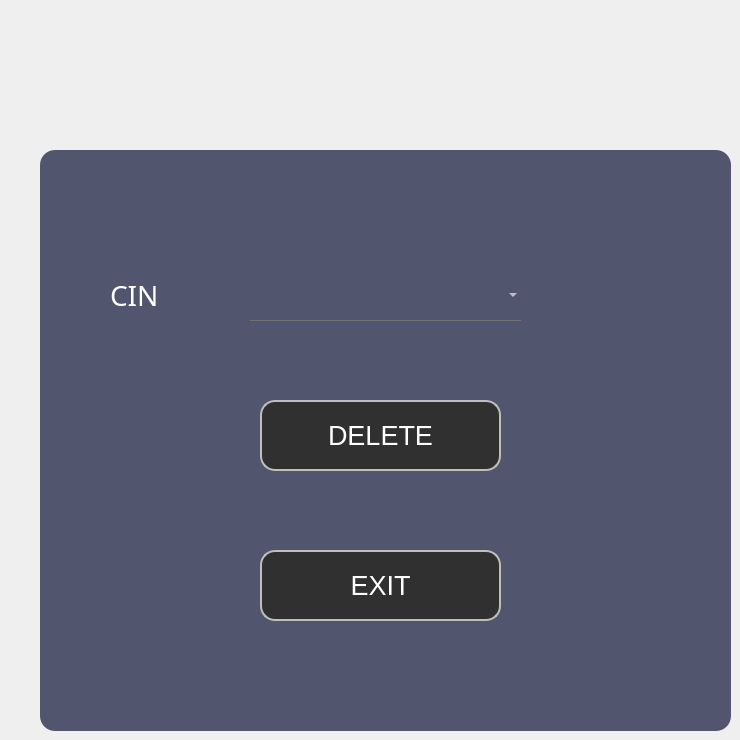
    <widget class="QWidget" name="tab_6">
     <attribute name="title">
      <string>Tab 6 supphr</string>
     </attribute>
     <widget class="QFrame" name="add_employee_4">
      <property name="geometry">
       <rect>
        <x>40</x>
        <y>150</y>
        <width>691</width>
        <height>581</height>
       </rect>
      </property>
      <property name="styleSheet">
       <string notr="true">QFrame
{
	background:#51556e;
    border-radius:15px;
}</string>
      </property>
      <property name="frameShape">
       <enum>QFrame::StyledPanel</enum>
      </property>
      <property name="frameShadow">
       <enum>QFrame::Raised</enum>
      </property>
      <widget class="QLabel" name="label_20">
       <property name="geometry">
        <rect>
         <x>380</x>
         <y>450</y>
         <width>231</width>
         <height>171</height>
        </rect>
       </property>
       <property name="text">
        <string/>
       </property>
       <property name="pixmap">
        <pixmap>D:/QTprojet/smart court.png</pixmap>
       </property>
       <property name="scaledContents">
        <bool>true</bool>
       </property>
      </widget>
      <widget class="QPushButton" name="add_new_employee_5">
       <property name="geometry">
        <rect>
         <x>220</x>
         <y>250</y>
         <width>241</width>
         <height>71</height>
        </rect>
       </property>
       <property name="font">
        <font>
         <pointsize>20</pointsize>
        </font>
       </property>
       <property name="styleSheet">
        <string notr="true">*{
color:white;
border-radius: 15px;
background:#303030;
border: 2px solid #bfbeba;
}

*:hover
{
	color:#303030;
	border-radius:15px;
	background:white;
border: 2px solid #bfbeba;
}</string>
       </property>
       <property name="text">
        <string>DELETE</string>
       </property>
      </widget>
      <widget class="QLabel" name="label_22">
       <property name="geometry">
        <rect>
         <x>70</x>
         <y>120</y>
         <width>51</width>
         <height>51</height>
        </rect>
       </property>
       <property name="styleSheet">
        <string notr="true">*{
    font-family:century gothic;
    font-size:28px;
	color:white;
}

</string>
       </property>
       <property name="text">
        <string>CIN</string>
       </property>
      </widget>
      <widget class="QPushButton" name="EXIT">
       <property name="geometry">
        <rect>
         <x>220</x>
         <y>400</y>
         <width>241</width>
         <height>71</height>
        </rect>
       </property>
       <property name="font">
        <font>
         <pointsize>20</pointsize>
        </font>
       </property>
       <property name="styleSheet">
        <string notr="true">*{
color:white;
border-radius: 15px;
background:#303030;
border: 2px solid #bfbeba;
}

*:hover
{
	color:#303030;
	border-radius:15px;
	background:white;
border: 2px solid #bfbeba;
}</string>
       </property>
       <property name="text">
        <string>EXIT</string>
       </property>
      </widget>
      <widget class="QComboBox" name="comboSuppEmp">
       <property name="geometry">
        <rect>
         <x>210</x>
         <y>120</y>
         <width>271</width>
         <height>51</height>
        </rect>
       </property>
       <property name="styleSheet">
        <string notr="true">*{
background:transparent;
border:none;
color:white;
border-bottom:1px solid #717072;
}</string>
       </property>
      </widget>
     </widget>
    </widget>
